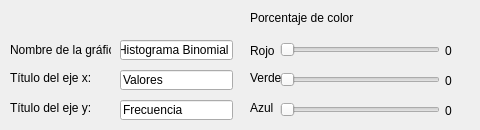
      <widget class="QWidget" name="tab_51">
       <attribute name="title">
        <string>Hist.Binomial</string>
       </attribute>
       <widget class="QLabel" name="label_324">
        <property name="geometry">
         <rect>
          <x>10</x>
          <y>40</y>
          <width>101</width>
          <height>20</height>
         </rect>
        </property>
        <property name="text">
         <string>Nombre de la gráfica: </string>
        </property>
       </widget>
       <widget class="QLabel" name="label_325">
        <property name="geometry">
         <rect>
          <x>10</x>
          <y>70</y>
          <width>101</width>
          <height>16</height>
         </rect>
        </property>
        <property name="text">
         <string>Título del eje x: </string>
        </property>
       </widget>
       <widget class="QLabel" name="label_326">
        <property name="geometry">
         <rect>
          <x>10</x>
          <y>100</y>
          <width>121</width>
          <height>16</height>
         </rect>
        </property>
        <property name="text">
         <string>Título del eje y: </string>
        </property>
       </widget>
       <widget class="QLineEdit" name="hbin">
        <property name="geometry">
         <rect>
          <x>120</x>
          <y>40</y>
          <width>113</width>
          <height>20</height>
         </rect>
        </property>
        <property name="text">
         <string>Histograma Binomial</string>
        </property>
       </widget>
       <widget class="QLineEdit" name="hxbin">
        <property name="geometry">
         <rect>
          <x>120</x>
          <y>70</y>
          <width>113</width>
          <height>20</height>
         </rect>
        </property>
        <property name="text">
         <string>Valores</string>
        </property>
       </widget>
       <widget class="QLineEdit" name="hybin">
        <property name="geometry">
         <rect>
          <x>120</x>
          <y>100</y>
          <width>113</width>
          <height>20</height>
         </rect>
        </property>
        <property name="text">
         <string>Frecuencia</string>
        </property>
       </widget>
       <widget class="QSlider" name="hbirojo">
        <property name="geometry">
         <rect>
          <x>280</x>
          <y>40</y>
          <width>160</width>
          <height>19</height>
         </rect>
        </property>
        <property name="maximum">
         <number>100</number>
        </property>
        <property name="orientation">
         <enum>Qt::Horizontal</enum>
        </property>
       </widget>
       <widget class="QSlider" name="hbiverde">
        <property name="geometry">
         <rect>
          <x>280</x>
          <y>70</y>
          <width>160</width>
          <height>19</height>
         </rect>
        </property>
        <property name="maximum">
         <number>100</number>
        </property>
        <property name="orientation">
         <enum>Qt::Horizontal</enum>
        </property>
       </widget>
       <widget class="QSlider" name="hbiazul">
        <property name="geometry">
         <rect>
          <x>280</x>
          <y>100</y>
          <width>160</width>
          <height>19</height>
         </rect>
        </property>
        <property name="maximum">
         <number>100</number>
        </property>
        <property name="orientation">
         <enum>Qt::Horizontal</enum>
        </property>
       </widget>
       <widget class="QLabel" name="label_327">
        <property name="geometry">
         <rect>
          <x>250</x>
          <y>70</y>
          <width>31</width>
          <height>16</height>
         </rect>
        </property>
        <property name="text">
         <string>Verde</string>
        </property>
       </widget>
       <widget class="QLabel" name="label_328">
        <property name="geometry">
         <rect>
          <x>250</x>
          <y>40</y>
          <width>31</width>
          <height>21</height>
         </rect>
        </property>
        <property name="text">
         <string>Rojo</string>
        </property>
       </widget>
       <widget class="QLabel" name="label_329">
        <property name="geometry">
         <rect>
          <x>250</x>
          <y>100</y>
          <width>31</width>
          <height>16</height>
         </rect>
        </property>
        <property name="text">
         <string>Azul</string>
        </property>
       </widget>
       <widget class="QLabel" name="verdehbi">
        <property name="geometry">
         <rect>
          <x>445</x>
          <y>70</y>
          <width>21</width>
          <height>21</height>
         </rect>
        </property>
        <property name="text">
         <string>0</string>
        </property>
       </widget>
       <widget class="QLabel" name="azulhbi">
        <property name="geometry">
         <rect>
          <x>445</x>
          <y>100</y>
          <width>21</width>
          <height>21</height>
         </rect>
        </property>
        <property name="text">
         <string>0</string>
        </property>
       </widget>
       <widget class="QLabel" name="label_330">
        <property name="geometry">
         <rect>
          <x>250</x>
          <y>10</y>
          <width>221</width>
          <height>16</height>
         </rect>
        </property>
        <property name="text">
         <string>Porcentaje de color </string>
        </property>
       </widget>
       <widget class="QLabel" name="rojohbi">
        <property name="geometry">
         <rect>
          <x>445</x>
          <y>40</y>
          <width>21</width>
          <height>21</height>
         </rect>
        </property>
        <property name="text">
         <string>0</string>
        </property>
       </widget>
      </widget>
